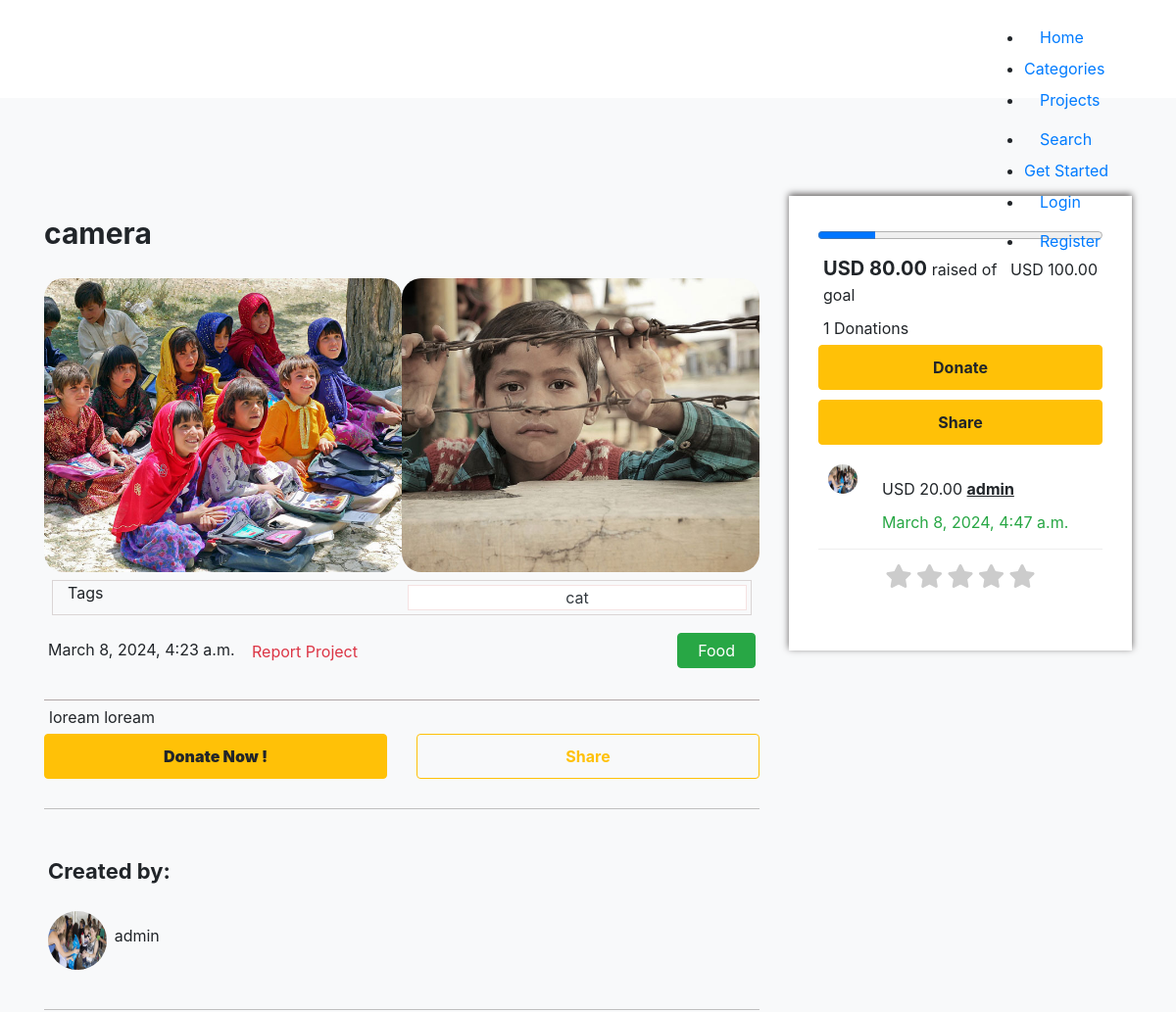
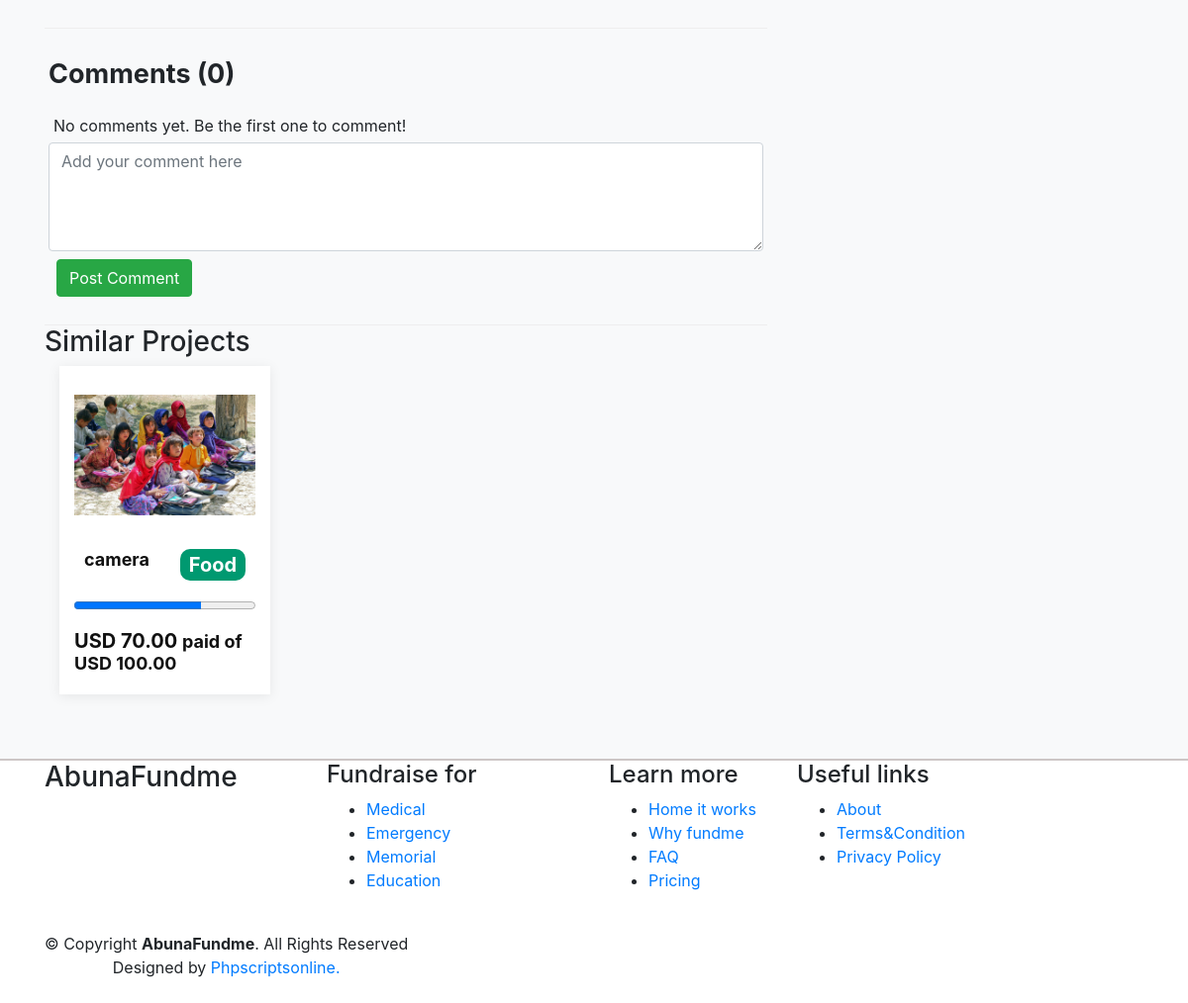
Screenshot of /project/6/ with the database file from the repository (2 pictures, top to bottom).
### D_project/models.py (models this page shows, shortened)
class Project(models.Model):
    user = models.ForeignKey(get_user_model(), on_delete=models.CASCADE, default=1)
    name = models.CharField(max_length=50)
    category = models.ForeignKey(Category, on_delete=models.CASCADE, null=True)
    target = models.DecimalField(max_digits=10, decimal_places=2, default=100)
    current_amount = models.DecimalField(max_digits=10, decimal_places=2, default=0)
    tags = models.ManyToManyField(Tag, related_name="projects")
    description = models.TextField(default="lorem ipsum", max_length=800, null=True)
    start = models.DateTimeField(auto_now_add=True)
    end = models.DateTimeField()
    is_featured = models.BooleanField(default=False)
    average_rating = models.DecimalField(max_digits=3, decimal_places=2, default=0)
    def get_similar_projects(self):
        return Project.objects.filter(tags__in=self.tags.all()).exclude(id=self.id).distinct()

class Image(models.Model):
    project=models.ForeignKey(Project,on_delete=models.CASCADE)
    image = models.FileField(upload_to='projects/images',blank=True,null=True)

class Tag(models.Model):
    tag=models.CharField(max_length=50)
    def __str__(self):
        return self.tag

class Category(models.Model):
    name = models.CharField(max_length = 50)
    image = models.ImageField(upload_to='categories/images',blank=True,null=True)
    def __str__(self):
        return self.name

class Donation(models.Model):
    donation = models.DecimalField(max_digits=10, decimal_places=2, default=0)
    project = models.ForeignKey(Project, on_delete=models.CASCADE)
    created_at = models.DateTimeField(auto_now_add=True)
    user = models.ForeignKey(User, on_delete=models.CASCADE,default=1)

### account/models.py (models this page shows, shortened)
class Profile(models.Model):
    user = models.OneToOneField(User , on_delete=models.CASCADE)
    phone_number = models.CharField(max_length=11,null=True , blank=True,
                                    validators=[
                                    RegexValidator(
                                    regex=r'^01\d{9}$',
                                    message='Phone number must start with 01 and be 9 digits long.',
                                    code='invalid_phone_number',
            ),
        ],)
    addres = models.CharField(max_length=50 , blank=True, null=True)
    image= models.ImageField(upload_to='users/images',blank=True,null=True)

### D_project/views.py (the view)
# urls.py: path('<int:project_id>/',project_details,name="project_details"),
def project_details(request, project_id):
    project = Project.objects.get(id=project_id)
    donations = Donation.objects.filter(project=project)
    similar_projects = project.get_similar_projects()
    tags = project.tags.all()
    context = {
        'project': project,
        'donations': donations,
        'remain': project.target - project.current_amount,
        'similarProjects': similar_projects,
        'tags':tags,
    }
    return render(request, 'D_project/project_details.html', context)

### D_project/templates/D_project/project_details.html (shortened to what this page needs)
{%extends 'base.html'%}
{% block content %}
<link rel="stylesheet" href="https://cdnjs.cloudflare.com/ajax/libs/font-awesome/5.15.4/css/all.min.css">
<section
  class="ftco-section bg-light categorydetailfirstsec"
  style="background: #fff"
>
  <div class="container">
    <div class="row">
      <div class="col-md-8 textsec">
        <h3 style="padding: 20px 0px; font-size: 30px; font-weight: bold">
          {{ project.name }}
        </h3>
        <div class="slide-container">
          <div class="image-container">
        <div class="slider">
          <ul class="slides">
            {% for image in project.image_set.all %}
            <li><img src="{{ image.image.url }}" class="img-fluid"
              style="margin-bottom: 20px; width: 100%; border-radius: 20px"></li>
              {% endfor %}
          </ul>
      </div>
          <div class="row d-flex justify-content-center m-2" style="border: #dad5d5 solid 1px;">
            <div class="col" style="float: left;">Tags </div>
            {%for tag in tags%}
            <div class="col bg-white text-dark m-1 px-2 text-center" style="width: fit-content; border: #f5e2e2 solid 0.5px; ">
              {{tag}}
            </div>
            {%endfor%}
          </div>
        <div class="date-category">
          <span>{{ project.start }}</span>
          <span class="btn btn-success" style="float: right; padding: 5px 20px">{{project.category}}</span>
          <a href="{% url 'report_project' project.id %}" class="btn text-danger">Report Project</a>
        </div>
        <p>{{ project.description }}</p>
        <div class="row">
          <div class="col">
              <a href="{%url 'donate' project.id %}" class="btn btn-warning" style="width:100%;padding: 10px;font-weight: bold;"><b>Donate Now !</b></a>
            </div>
             <div class="col">
            <button
              type="button"
              class="btn btn-outline-warning"
              data-bs-toggle="modal"
              data-bs-target="#shareModal"
              style="width: 100%; padding: 10px; font-weight: bold"
            >
              Share
            </button>
            </div>
          </div>
        <div class="beneficiarydetail">
            <h3 style=" padding: 10px 0px 20px;font-weight: bold;font-size: 22px;">Created by: </h3>
            <div class="row">
              <div class="col-md-1">
                {% if project.user.profile.image %}
               <img src="{{project.user.profile.image.url}}" class="beneficiary_img" alt="{{project.user.username}}">
                {% else %}
               <img src="https://maventricksdemo.co.in/bidonn/public/css/images/noImage.jpg" class="beneficiary_img">
               {% endif %}
              </div>
              <div class="col-md-11">
                <p> {{ project.user.username }} </p>
              </div>
            </div>
          </div>
 <div class="fundraiserdetail">
    <h3 style="font-weight: bold; font-size: 27px;padding: 10px 0px;">Comments ({{ project.comments.count }})</h3>
    {% if project.comments.all %}
{% for comment in project.comments.all %}
    <div class="row comment">
        <div class="col-md-1">
            {% if comment.user.profile.image %}
                <img src="{{  comment.user.profile.image.url }}" class="beneficiary_img" alt="{{ comment.user.username }}">
            {% else %}
                <img src="https://maventricksdemo.co.in/bidonn/public/css/images/noImage.jpg" class="beneficiary_img">
            {% endif %}
        </div>
        <div class="col-md-11">
            <h4>{{ comment.user.username }}</h4>
            <p>{{ comment.text }}</p>
            <button class="btn text-success" type="button" data-bs-toggle="collapse" data-bs-target="#collapseExample{{ forloop.counter }}add_replies" aria-expanded="false" aria-controls="collapseExample{{ forloop.counter }}add_replies">
                Reply
            </button>
<div class="collapse" id="collapseExample{{ forloop.counter }}add_replies">
    <form class="d-flex flex-column align-items-end add-reply-form" data-url="{% url 'add_reply' comment.id %}">
        {% csrf_token %}
        <textarea name="reply_text" rows="2" class="col-md-12 form-control"></textarea>
        <button type="submit" class="btn text-success">Reply</button>
    </form>
</div>
            <button class="btn text-success" type="button" data-bs-toggle="collapse" data-bs-target="#collapseExample{{ forloop.counter }}show_replies" aria-expanded="false" aria-controls="collapseExample{{ forloop.counter }}show_replies">
                Show Replies
            </button>
<button type="button" class="btn text-danger report-button" data-bs-toggle="modal" data-bs-target="#reportModal{{ comment.id }}" data-comment-id="{{ comment.id }}">
        Report
</button>
<div class="modal fade" id="reportModal{{ comment.id }}" tabindex="-1" aria-labelledby="reportModalLabel{{ comment.id }}" aria-hidden="true">
    <div class="modal-dialog">
        <div class="modal-content">
            <div class="modal-header">
                <h5 class="modal-title" id="reportModalLabel{{ comment.id }}">Report Comment</h5>
                <button type="button" class="btn-close" data-bs-dismiss="modal" aria-label="Close"></button>
            </div>
            <div class="modal-body">
                <p>Please select a reason for reporting this comment:</p>
                <form action="{% url 'report_comment' comment.id %}" method="post">
                    {% csrf_token %}
                    <div class="mb-3">
                        <label for="reason" class="form-label">Reason for reporting:</label>
                        <select name="reason" id="reason" class="form-select" required>
                            <option value="" selected disabled>Select a reason</option>
                            <option value="spam">Spam</option>
                            <option value="inappropriate">Inappropriate content</option>
                            <option value="offensive">Offensive</option>
                        </select>
                    </div>
                    <div class="mb-3">
                        <label for="additional_comments" class="form-label">Additional comments (optional):</label>
                        <textarea name="additional_comments" id="additional_comments" class="form-control"></textarea>
                    </div>
                    <button type="submit" class="btn btn-danger report-submit-button">Submit</button>
                    <button type="button" class="btn btn-secondary cancel-report-button" data-bs-dismiss="modal">Cancel</button>
                </form>
            </div>
        </div>
    </div>
</div>
            <div class="collapse" id="collapseExample{{ forloop.counter }}show_replies">
                <hr class="my-0" />
                <ul class="list-unstyled mt-1">
                    {% for reply in comment.replies.all %}
                        <li class=" mt-1">
                            <div class="comment d-flex">
                                <div class="col-md-1">
                                    <img class="rounded-circle img-thumbnail" src="{{ reply.user.profile.image.url }}"  style="width: 40px;height:40px;" />
                                </div>
                                <div class="col-md-8 mx-3">
                                    <h6 class="comment-header mb-0">{{ reply.user|title }}</h6>
                                    <p class="comment-time"><small><small>{{ reply.created_at }}</small></small></p>
                                    <p class="comment-content">{{ reply.reply_text }}</p>
                                </div>
                            </div>
                        </li>
                    {% endfor %}
                </ul>
            </div>
        </div>
    </div>
{% endfor %}
    {% else %}
        <p>No comments yet. Be the first one to comment!</p>
    {% endif %}
    <form id="comment-form" method="post" data-url="{% url 'add_comment' project.id %}">
        <textarea id="comment-text" name="text" class="form-control" placeholder="Add your comment here" rows="4"></textarea>
        <button type="button" id="submit-comment" class="btn btn-success m-2">Post Comment</button>
    </form>
</div>
    </div>
  </div>
    <div><h3>Similar Projects</h3></div>
          {% if similarProjects %}
  {% for project in similarProjects %}
  <div class="col-md-4">
      <a href="{%url 'project_details' project.id%}">
        <div class="singlesection">
          {% with first_image=project.image_set.first %}
          <img src="{{ first_image.image.url }}" class="singlesection-img img-fluid" alt="{{first_image.id}}">
          {% endwith %}
       <div class="row" style="padding:10px">
          <div class="col-md-6">
              <h3>{{project.name}}</h3>
          </div>
          <div class="col-md-6">
              <h3 style="text-align: center;background: #009970;padding: 4px;color: #fff;border-radius: 10px;"> <span style="font-weight: bold;font-size:20px">{{project.category}} </span></h3>
          </div>
      </div>
            <progress id="file" value="{{project.current_amount}}" max="{{project.target}}" style="width: 100%;"> </progress>
           <h3> <span style="font-weight: bold;font-size:20px">USD {{project.current_amount}} </span> paid of &nbsp; USD {{project.target}}</h3>
        </div>
    </a>
         </div>
  {% endfor %}
{% endif %}
          </div>
          <div class="col-md-4" >
            <div
              class="right-sharesection"
              style="
                box-shadow: 0px -2px 7px #605d5d;
                padding: 30px;
                background: #fff;
                z-index: 1;
              "
            >
              <progress
                id="file"
                value="{{ project.current_amount }}"
                max="{{ project.target }}"
                style="width: 100%"
              ></progress>
              <p>
                <span style="font-weight: bold; font-size: 20px">USD {{ remain }} </span>
                raised of &nbsp; USD {{ project.target }} goal
              </p>
              <p>{{ donations.count }} Donations</p>
              <a
                href="{% url 'donate' project.id %}"
                class="btn btn-warning"
                style="
                  width: 100%;
                  margin-bottom: 10px;
                  padding: 10px;
                  font-weight: bold;
                "
                >Donate</a
              >
              <button
                type="button"
                class="btn btn-warning"
                data-bs-toggle="moda"
                data-bs-target="#shareModa"
                style="
                  width: 100%;
                  margin-bottom: 10px;
                  padding: 10px;
                  font-weight: bold;
                "
              >
                Share
              </button>
              {% for donation in donations %}
              <div style="padding:10px;border-bottom:1px solid #eee">
                <div class="row">
               <div class="col-md-2">
                  {% if donation.user.profile.image.url %}
                <img src="{{donation.user.profile.image.url}}" class="rightdonor_img" alt="">
                {% else %}
                <img src="https://maventricksdemo.co.in/bidonn/public/css/images/noImage.jpg" class="rightdonor_img">
                {% endif %}
               </div>
               <div class="col-md-10">
                 <p> USD {{donation.donation}} <span style="font-weight: bold; text-decoration: underline;">{{ donation.user.username }}</span> </p>
                <p class="text-success">{{donation.created_at}}</p>
               </div>
             </div>
           </div>
           {% endfor %}
              <div  class="text-center" style="margin: 10px auto">
<form id="rating-form" method="post" action="{% url 'add_rating' project.id %}">
  <div id="star-rating-section">
    <div class="star-rating">
      <button class="star-btn" data-rating="1"><i class="fas fa-star"></i></button>
      <button class="star-btn" data-rating="2"><i class="fas fa-star"></i></button>
      <button class="star-btn" data-rating="3"><i class="fas fa-star"></i></button>
      <button class="star-btn" data-rating="4"><i class="fas fa-star"></i></button>
      <button class="star-btn" data-rating="5"><i class="fas fa-star"></i></button>
    </div>
  </div>
</form></div>
                                </div>
          </div>
    </div>
  </div>
</section>
{% endblock %}

### rows the page displays
Project: name "camera", start "March 8, 2024, 4:23 a.m.", category "Food", description "loream loream", user.profile.image (picture), user.username "admin", comments.count "0", target "100.00"
Image: image (picture)
Image: image (picture)
Tag: tag "cat"
Project: image_set.first.image (picture), name "camera", category "Food", current_amount "70.00", target "100.00"
Donation: user.profile.image (picture), donation "20.00", user.username "admin", created_at "March 8, 2024, 4:47 a.m."

### other values shown
{{ remain }} "80.00"
{{ donations.count }} "1"
